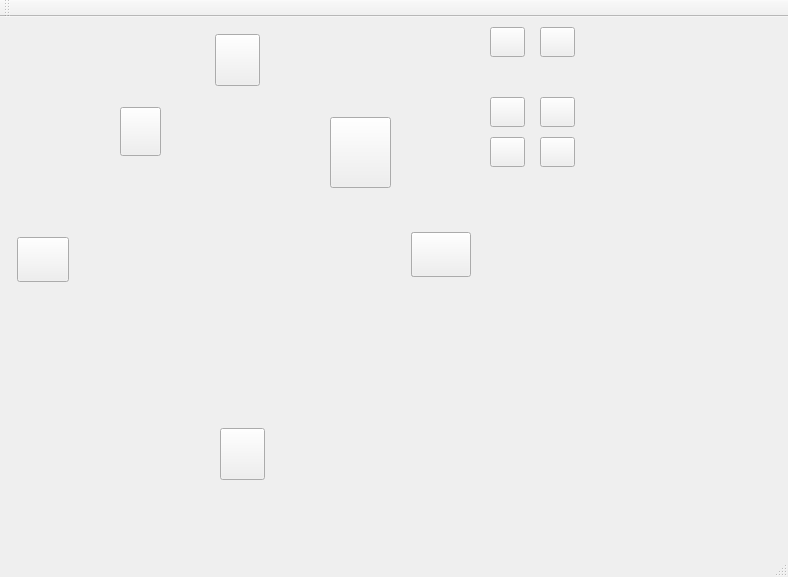
<?xml version="1.0" encoding="UTF-8"?>
<ui version="4.0">
 <class>MainWindow</class>
 <widget class="QMainWindow" name="MainWindow">
  <property name="geometry">
   <rect>
    <x>0</x>
    <y>0</y>
    <width>788</width>
    <height>577</height>
   </rect>
  </property>
  <property name="windowTitle">
   <string>MainWindow</string>
  </property>
  <widget class="QWidget" name="centralWidget">
   <widget class="QPushButton" name="doorW">
    <property name="geometry">
     <rect>
      <x>17</x>
      <y>220</y>
      <width>52</width>
      <height>45</height>
     </rect>
    </property>
    <property name="autoFillBackground">
     <bool>false</bool>
    </property>
    <property name="text">
     <string/>
    </property>
   </widget>
   <widget class="QPushButton" name="doorN">
    <property name="geometry">
     <rect>
      <x>215</x>
      <y>17</y>
      <width>45</width>
      <height>52</height>
     </rect>
    </property>
    <property name="text">
     <string/>
    </property>
   </widget>
   <widget class="QPushButton" name="doorE">
    <property name="geometry">
     <rect>
      <x>411</x>
      <y>215</y>
      <width>52</width>
      <height>45</height>
     </rect>
    </property>
    <property name="text">
     <string/>
    </property>
    <property name="flat">
     <bool>false</bool>
    </property>
   </widget>
   <widget class="QPushButton" name="doorS">
    <property name="geometry">
     <rect>
      <x>220</x>
      <y>411</y>
      <width>45</width>
      <height>52</height>
     </rect>
    </property>
    <property name="text">
     <string/>
    </property>
   </widget>
   <widget class="QLabel" name="roomPic">
    <property name="geometry">
     <rect>
      <x>0</x>
      <y>0</y>
      <width>593</width>
      <height>480</height>
     </rect>
    </property>
    <property name="text">
     <string/>
    </property>
    <property name="pixmap">
     <pixmap resource="images.qrc">:/images/images/Room.png</pixmap>
    </property>
    <property name="scaledContents">
     <bool>true</bool>
    </property>
   </widget>
   <widget class="QPushButton" name="chest1">
    <property name="geometry">
     <rect>
      <x>120</x>
      <y>90</y>
      <width>41</width>
      <height>49</height>
     </rect>
    </property>
    <property name="text">
     <string/>
    </property>
   </widget>
   <widget class="QPushButton" name="zombie">
    <property name="geometry">
     <rect>
      <x>330</x>
      <y>100</y>
      <width>61</width>
      <height>71</height>
     </rect>
    </property>
    <property name="text">
     <string/>
    </property>
   </widget>
   <widget class="QLabel" name="label">
    <property name="geometry">
     <rect>
      <x>600</x>
      <y>0</y>
      <width>181</width>
      <height>481</height>
     </rect>
    </property>
    <property name="font">
     <font>
      <pointsize>12</pointsize>
      <italic>false</italic>
      <underline>true</underline>
     </font>
    </property>
    <property name="text">
     <string/>
    </property>
   </widget>
   <widget class="QPushButton" name="water">
    <property name="geometry">
     <rect>
      <x>490</x>
      <y>10</y>
      <width>35</width>
      <height>30</height>
     </rect>
    </property>
    <property name="text">
     <string/>
    </property>
   </widget>
   <widget class="QPushButton" name="beans">
    <property name="geometry">
     <rect>
      <x>540</x>
      <y>10</y>
      <width>35</width>
      <height>30</height>
     </rect>
    </property>
    <property name="text">
     <string/>
    </property>
   </widget>
   <widget class="QPushButton" name="knife">
    <property name="geometry">
     <rect>
      <x>540</x>
      <y>80</y>
      <width>35</width>
      <height>30</height>
     </rect>
    </property>
    <property name="text">
     <string/>
    </property>
   </widget>
   <widget class="QPushButton" name="Fist">
    <property name="geometry">
     <rect>
      <x>490</x>
      <y>80</y>
      <width>35</width>
      <height>30</height>
     </rect>
    </property>
    <property name="text">
     <string/>
    </property>
   </widget>
   <widget class="QPushButton" name="pistol">
    <property name="geometry">
     <rect>
      <x>490</x>
      <y>120</y>
      <width>35</width>
      <height>30</height>
     </rect>
    </property>
    <property name="text">
     <string/>
    </property>
   </widget>
   <widget class="QPushButton" name="rifle">
    <property name="geometry">
     <rect>
      <x>540</x>
      <y>120</y>
      <width>35</width>
      <height>30</height>
     </rect>
    </property>
    <property name="text">
     <string/>
    </property>
   </widget>
   <widget class="QLabel" name="health">
    <property name="geometry">
     <rect>
      <x>486</x>
      <y>440</y>
      <width>101</width>
      <height>31</height>
     </rect>
    </property>
    <property name="font">
     <font>
      <pointsize>9</pointsize>
      <weight>75</weight>
      <bold>true</bold>
      <underline>true</underline>
     </font>
    </property>
    <property name="text">
     <string/>
    </property>
   </widget>
   <widget class="QLabel" name="noWater">
    <property name="geometry">
     <rect>
      <x>490</x>
      <y>10</y>
      <width>35</width>
      <height>30</height>
     </rect>
    </property>
    <property name="text">
     <string/>
    </property>
    <property name="pixmap">
     <pixmap resource="images.qrc">:/images/images/nowater.png</pixmap>
    </property>
   </widget>
   <widget class="QLabel" name="nobeans">
    <property name="geometry">
     <rect>
      <x>540</x>
      <y>10</y>
      <width>35</width>
      <height>30</height>
     </rect>
    </property>
    <property name="text">
     <string/>
    </property>
    <property name="pixmap">
     <pixmap resource="images.qrc">:/images/images/nobeans.png</pixmap>
    </property>
   </widget>
   <widget class="QLabel" name="noknife">
    <property name="geometry">
     <rect>
      <x>540</x>
      <y>80</y>
      <width>35</width>
      <height>30</height>
     </rect>
    </property>
    <property name="text">
     <string/>
    </property>
    <property name="pixmap">
     <pixmap resource="images.qrc">:/images/images/noknife.png</pixmap>
    </property>
   </widget>
   <widget class="QLabel" name="norifle">
    <property name="geometry">
     <rect>
      <x>540</x>
      <y>120</y>
      <width>35</width>
      <height>30</height>
     </rect>
    </property>
    <property name="text">
     <string/>
    </property>
    <property name="pixmap">
     <pixmap resource="images.qrc">:/images/images/norifle.png</pixmap>
    </property>
   </widget>
   <widget class="QLabel" name="nopistol">
    <property name="geometry">
     <rect>
      <x>490</x>
      <y>120</y>
      <width>35</width>
      <height>30</height>
     </rect>
    </property>
    <property name="text">
     <string/>
    </property>
    <property name="pixmap">
     <pixmap resource="images.qrc">:/images/images/nopistol.png</pixmap>
    </property>
   </widget>
   <widget class="QLabel" name="deadZombie">
    <property name="geometry">
     <rect>
      <x>290</x>
      <y>120</y>
      <width>80</width>
      <height>55</height>
     </rect>
    </property>
    <property name="text">
     <string/>
    </property>
    <property name="pixmap">
     <pixmap resource="images.qrc">:/images/images/deadZombie.png</pixmap>
    </property>
   </widget>
   <widget class="QPushButton" name="exitDoor">
    <property name="geometry">
     <rect>
      <x>411</x>
      <y>215</y>
      <width>60</width>
      <height>45</height>
     </rect>
    </property>
    <property name="text">
     <string/>
    </property>
    <property name="flat">
     <bool>false</bool>
    </property>
   </widget>
   <widget class="QLabel" name="winScreen">
    <property name="geometry">
     <rect>
      <x>0</x>
      <y>0</y>
      <width>600</width>
      <height>500</height>
     </rect>
    </property>
    <property name="text">
     <string/>
    </property>
    <property name="pixmap">
     <pixmap resource="images.qrc">:/images/images/winScreen.png</pixmap>
    </property>
   </widget>
   <widget class="QLabel" name="loseScreen">
    <property name="geometry">
     <rect>
      <x>0</x>
      <y>0</y>
      <width>600</width>
      <height>500</height>
     </rect>
    </property>
    <property name="text">
     <string/>
    </property>
    <property name="pixmap">
     <pixmap resource="images.qrc">:/images/images/deadScreen.png</pixmap>
    </property>
   </widget>
   <widget class="QLabel" name="label_2">
    <property name="geometry">
     <rect>
      <x>210</x>
      <y>220</y>
      <width>51</width>
      <height>61</height>
     </rect>
    </property>
    <property name="text">
     <string/>
    </property>
    <property name="pixmap">
     <pixmap resource="images.qrc">:/images/images/theActualGuy.png</pixmap>
    </property>
    <property name="scaledContents">
     <bool>true</bool>
    </property>
   </widget>
   <zorder>roomPic</zorder>
   <zorder>doorW</zorder>
   <zorder>doorN</zorder>
   <zorder>doorS</zorder>
   <zorder>doorE</zorder>
   <zorder>chest1</zorder>
   <zorder>zombie</zorder>
   <zorder>label</zorder>
   <zorder>water</zorder>
   <zorder>beans</zorder>
   <zorder>knife</zorder>
   <zorder>Fist</zorder>
   <zorder>pistol</zorder>
   <zorder>rifle</zorder>
   <zorder>health</zorder>
   <zorder>nobeans</zorder>
   <zorder>noknife</zorder>
   <zorder>norifle</zorder>
   <zorder>nopistol</zorder>
   <zorder>noWater</zorder>
   <zorder>deadZombie</zorder>
   <zorder>exitDoor</zorder>
   <zorder>label_2</zorder>
   <zorder>winScreen</zorder>
   <zorder>loseScreen</zorder>
  </widget>
  <widget class="QMenuBar" name="menuBar">
   <property name="geometry">
    <rect>
     <x>0</x>
     <y>0</y>
     <width>788</width>
     <height>20</height>
    </rect>
   </property>
  </widget>
  <widget class="QToolBar" name="mainToolBar">
   <attribute name="toolBarArea">
    <enum>TopToolBarArea</enum>
   </attribute>
   <attribute name="toolBarBreak">
    <bool>false</bool>
   </attribute>
  </widget>
  <widget class="QStatusBar" name="statusBar"/>
 </widget>
 <layoutdefault spacing="6" margin="11"/>
 <resources>
  <include location="images.qrc"/>
 </resources>
 <connections/>
</ui>
